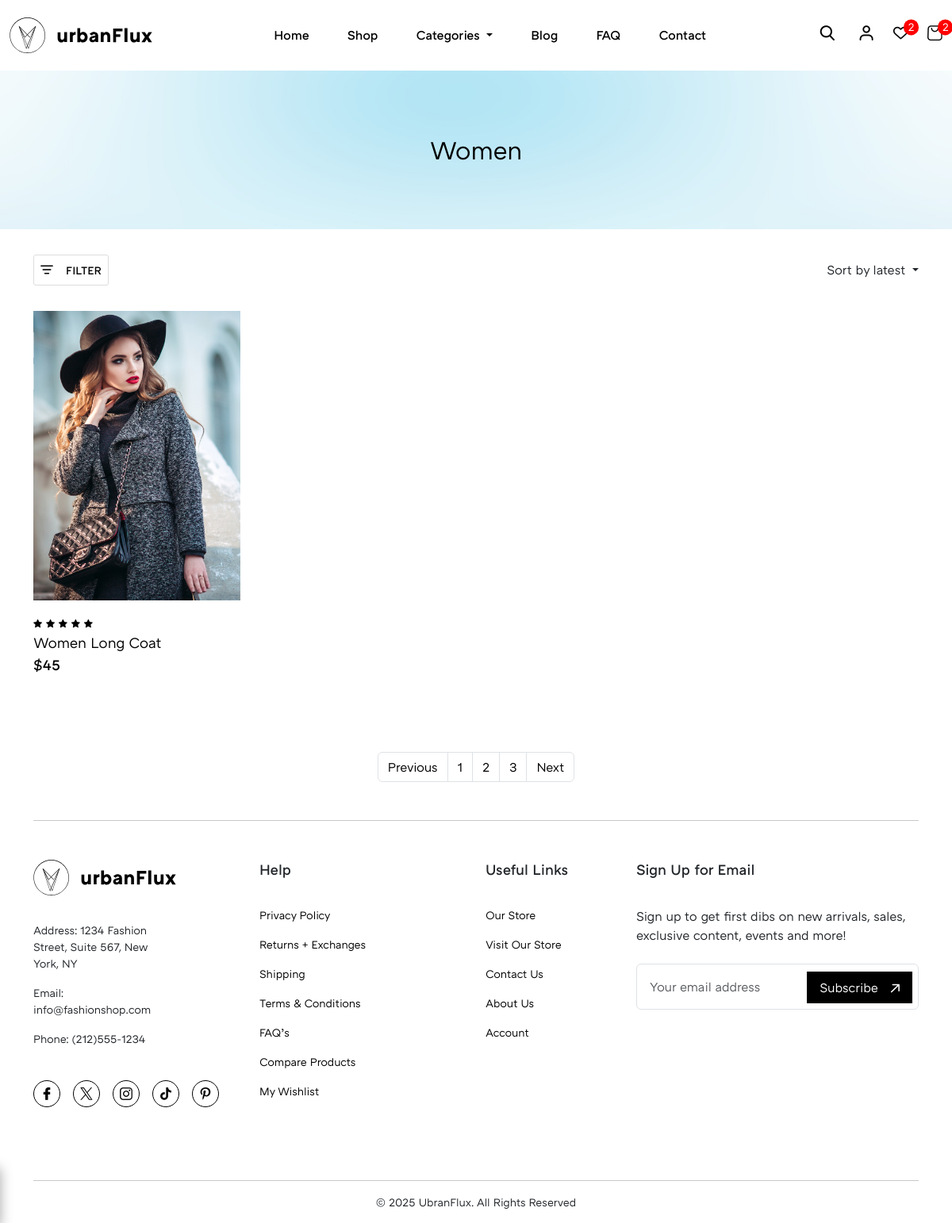
The page /category/9 on the database as committed earlier.
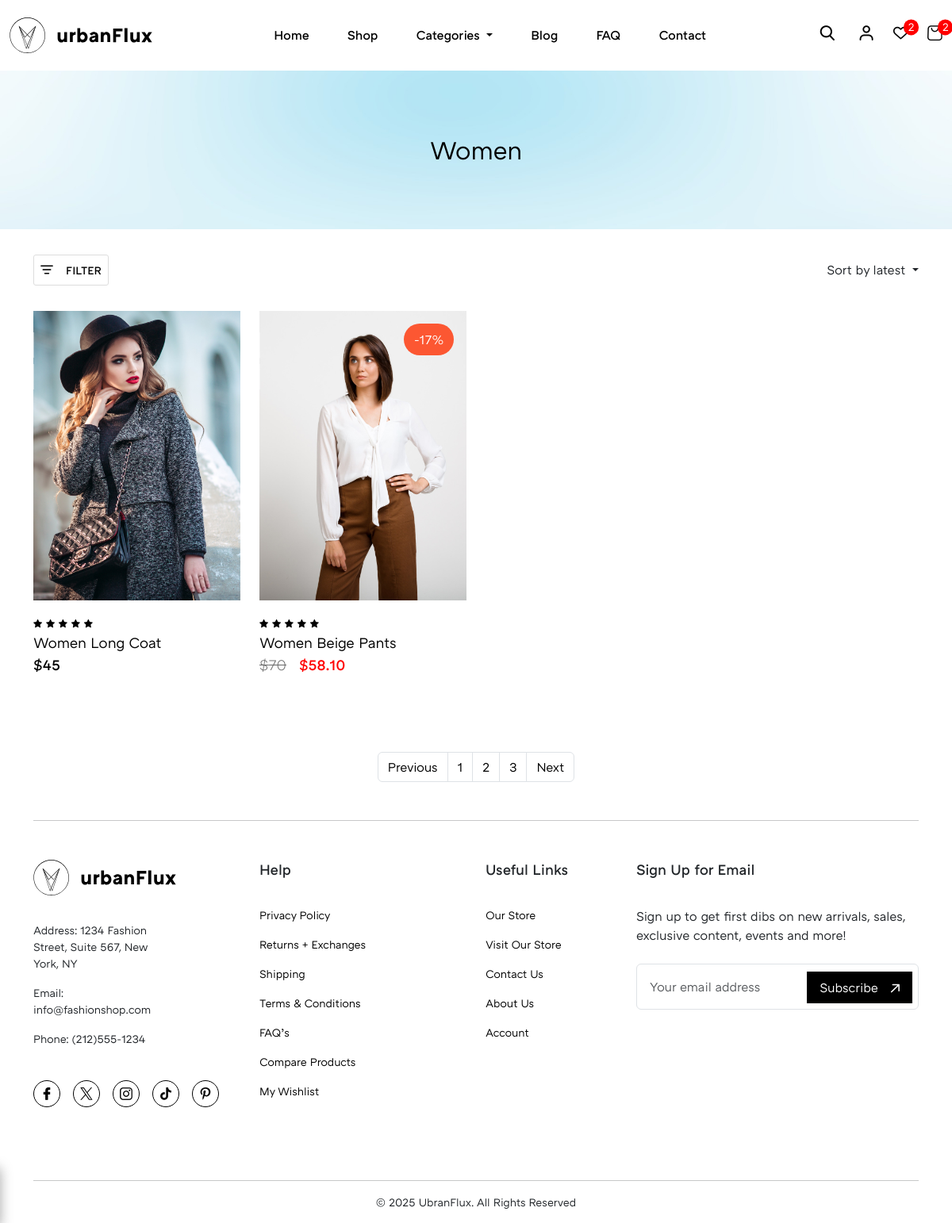
The same page on the database as committed later.
### Site_Settings/models.py (models this page shows)
class Site_Settings(models.Model):
    estimated_delivery = models.TextField(max_length= 200, null=True)
    return_time = models.TextField(max_length= 200 , null=True)
    site_logo = models.FileField(upload_to='site_logo', validators=[validate_logo])
    theme_hero_section = models.ImageField(upload_to= 'theme_hero_section')
    tax_rate = models.IntegerField()
    product_policies = models.TextField(max_length=400)
    class Meta:
        verbose_name = ''
        verbose_name_plural = 'Site Settings'

### Category/models.py (models this page shows, shortened)
class Category(models.Model):
    category_name = models.CharField(max_length=255, unique=True)
    cat_image = models.ImageField(upload_to= 'Categories', null=True, blank=True)
    slug =models.SlugField(max_length=100, unique=True)
    TYPE_CHOICES = [
        ('FORMAL', 'Formal'),
        ('LUXURY', 'Luxury'),
    ]
    type = models.CharField(max_length=20, choices=TYPE_CHOICES, null=True, blank=True)
    type_description = models.CharField(max_length=100, null=True, blank=True)
    type_button = models.CharField(max_length=20, null=True, blank=True)
    class Meta:
        verbose_name= ''
        verbose_name_plural = 'Categories'

### Store/models.py (models this page shows, shortened)
class Store(models.Model):
    product_name = models.CharField(max_length=100)
    price = models.IntegerField(null=True)
    product_type = models.CharField(max_length=15, blank=True)
    description = models.TextField(max_length=500)
    Color_1 = models.CharField(max_length=20 , null=True)
    Color_2 = models.CharField(max_length=20, null=True , blank=True)
    Color_3 = models.CharField(max_length=20, null=True , blank=True)
    Feature_1 = models.CharField(max_length=50)
    Feature_2 = models.CharField(max_length=50, null=True , blank=True)
    Feature_3 = models.CharField(max_length=50, null=True , blank=True)
    Size_1 = models.CharField(max_length=20 , null=True)
    Size_2 = models.CharField(max_length=20, null=True , blank=True)
    Size_3 = models.CharField(max_length=20, null=True , blank=True)
    Materials_Care_1 = models.CharField(max_length=50, null=True)
    Materials_Care_2 = models.CharField(max_length=50, null=True , blank=True)
    Materials_Care_3 = models.CharField(max_length=50, null=True , blank=True)
    stock = models.IntegerField()
    sale = models.IntegerField(null=True, blank=True)
    is_available = models.BooleanField(default = True)
    slug =models.SlugField(max_length=100, unique=True)
    Image = models.ImageField(upload_to='Products')
    product_image_1 = models.ImageField(upload_to='Products')
    product_image_2 = models.ImageField(upload_to='Products')
    product_image_3 = models.ImageField(upload_to='Products')
    category = models.ForeignKey(Category, on_delete=models.CASCADE)
    class Meta():
        verbose_name = ''
        verbose_name_plural = 'Product'

### urbax_Flux/views.py (the view)
# urls.py: path('category/', views.product_category, name='category'),
def product_category(request, category):
    categories =  Category.objects.all()
    category_obj = get_object_or_404(Category, id=category)
    product_by_cat = Store.objects.filter( category_id=category)
    site_settings = Site_Settings.objects.all()
    Data = {
        "site_settings_data": site_settings,
        "categories_data": categories,
        "cat_obj" : category_obj,
        "product_by_cat_data" : product_by_cat
    }
    return render(request, 'category.html' , Data)

### Store/templatetags/custom_tags.py (called while the page is built)
@register.simple_tag
def calculate_discount_price(price, sale):
    try:
        price = float(price)  # Convert price to float
        sale = float(sale)    # Convert sale to float
        if price is not None and sale is not None:
            discounted_price = price * (1 - sale / 100)  # Calculate discounted price
            return floatformat(discounted_price, 2)
    except (ValueError, TypeError):
        pass  # If conversion fails, return the original price
    return price  # If there's no sale or conversion fails, return the original price

### templates/category.html (shortened to what this page needs)
{% load custom_tags %}
{% include 'header.html' %}
<main class="main-content">
    <section class="theme-hero-section">
        <figure>
            {% for theme in site_settings_data %}
            <img src="{{theme.theme_hero_section.url}}" alt="">
            {% endfor %}
            <figcaption>
                <h4 class="main-heading-font-medium">{{cat_obj.category_name}}</h4>
            </figcaption>
        </figure>
    </section>
    <div class="theme-filters-container">
        <div class="container">
            <div class="theme-filters-container-inner align-center-bet">
                <button class="align-center theme-filter-button light-border" id="filter_button"><i
                        class="filter-close icon-filter-icon"></i><small>FILTER</small></button>
                <div class="nav-item dropdown">
                    <a class="nav-link dropdown-toggle" href="#" id="navbarDropdown" role="button"
                        data-bs-toggle="dropdown" aria-expanded="false">
                        Sort by latest
                    </a>
                </div>
            </div>
        </div>
    </div>
    <section class="theme-product-cards">
        <div class="container">
            <div class="theme-product-cards-inner">
                <div class="row">
                    {% for c in product_by_cat_data %}
                    <div class="col-md-6 col-lg-4 col-xl-3">
                        <div class="product-cards">
                            <a href="{% url 'product-detail' c.id %}">
                                <figure>
                                    <img loading="lazy" src="{{c.Image.url}}" alt="">
                                    <figcaption {% if c.category.type == 'LUXURY' %} class="class-prod luxury-prod" {% elif c.category.type == 'FORMAL' %} class="class-prod formal-prod" {% else %}{% endif %}>
                                        {% if c.sale %}
                                        <span class="sale-off">-{{c.sale}}%</span>
                                        {% else %}
                                        <span class="d_none"></span>
                                        {% endif %}
                                    </figcaption>
                                </figure>
                            </a>
                            <div class="info">
                                <span><i class="icon-rating"></i></span>
                                <span><i class="icon-rating"></i></span>
                                <span><i class="icon-rating"></i></span>
                                <span><i class="icon-rating"></i></span>
                                <span><i class="icon-rating"></i></span>
                                <a href="{% url 'product-detail' c.id %}"
                                    class="product-carousel-anchor">{{c.product_name}}</a>
                                    {% if c.sale >= 1 %}
                                        <small class="before-price">${{c.price}}</small><span><small  class="red_color px-3  ">${% calculate_discount_price c.price c.sale %}</small></span>
                                        {% else %}
                                      <small  class="{% if c.category.type == 'LUXURY' %} luxury_color {% else %}{% endif %}">${{c.price}}</small>
                                      {% endif %}
                            </div>
                        </div>
                    </div>
                    {% endfor %}
                </div>
            </div>
            <div class="pagination just-center my-5">
                <nav aria-label="Page navigation example">
                    <ul class="pagination">
                        <li class="page-item"><a class="page-link" href="#">Previous</a></li>
                        <li class="page-item"><a class="page-link" href="#">1</a></li>
                        <li class="page-item"><a class="page-link" href="#">2</a></li>
                        <li class="page-item"><a class="page-link" href="#">3</a></li>
                        <li class="page-item"><a class="page-link" href="#">Next</a></li>
                    </ul>
                </nav>
            </div>
        </div>
    </section>
</main>
{% include 'footer.html' %}

### templates/header.html (shortened to what this page needs)
{% load static %}
<!DOCTYPE html>
<html lang="en">
<head>
  <link rel="stylesheet" href="{% static 'assets/libs/swiper.css' %}">
  <link rel="stylesheet" href=" {% static 'assets/css/main.css' %}">
</head>
<body>
  <div class="site-wrapper">
    <header class="header">
      <nav class="navbar navbar-expand-lg main-navbar">
        <div class="container container-lg">
          {% for logo in site_settings_data %}
          <a class="navbar-brand" href="#">
            <img src="{{logo.site_logo.url}}" class="site-logo" alt="">
          </a>
          {% endfor %}
          <div class="collapse navbar-collapse" id="navbarSupportedContent">
            <ul class="navbar-nav me-auto mb-2 mb-lg-0">
              <li class="nav-item  nav-bar-links">
                <a class="nav-link active" aria-current="page" href="{% url 'home' %}">Home</a>
              </li>
              <li class="nav-item nav-bar-links">
                <a class="nav-link" href="{% url 'shop' %}">Shop</a>
              </li>
              <li class="nav-item dropdown nav-bar-links">
                <a class="nav-link dropdown-toggle" href="#" id="navbarDropdown" role="button" data-bs-toggle="dropdown"
                  aria-expanded="false">
                  Categories
                </a>
              </li>
              <li class="nav-item nav-bar-links">
                <a class="nav-link" href="#">Blog</a>
              </li>
              <li class="nav-item nav-bar-links">
                <a class="nav-link" href="#">FAQ</a>
              </li>
              <li class="nav-item nav-bar-links">
                <a class="nav-link" href="#">Contact</a>
              </li>
            </ul>
            <ul class="nav-right-links align-center">
                <li>
                  <button class="lg-hide links-hover" id="search-btn"><i  class="icon-search"></i></button>
                </li>
              <li><a href="{% url 'login' %}" class="links-hover lg-hide"><i class="icon-login"></i></a></li>
              <li><a href="{% url 'wishlist' %}" class="links-hover lg-hide count"><i class="icon-favourite"></i><span><small>2</small></span></a></li>
              <li><a href="{% url 'Shopping-cart' %}" class="links-hover lg-hide count"><i class="icon-cart"></i><span><small>2</small></span></a></li>
            </ul>
          </div>
        </div>
      </nav>
    </header>

### templates/footer.html (shortened to what this page needs)
{% load static %}
<footer class="footer">
    <div class="container">
      <hr class="my-5">
      <div class="footer-inner">
        <div class="row">
          <div class="col-md-12 col-lg-6 col-xl-2">
            <div class="col-inner">
              {% for logo in site_settings_data %}
              <img loading="lazy" src="{{logo.site_logo.url}}" class="site-logo" alt="">
              {% endfor %}
              <ul class="mb-5">
                <li>
                  <small>Address: 1234 Fashion Street, Suite 567,
                    New York, NY</small>
                </li>
                <li>
                  <small>Email: info@fashionshop.com</small>
                </li>
                <li>
                  <small>Phone: (212)555-1234</small>
                </li>
              </ul>
              <ul class="footer-social-media-icons">
                <li><a href=""><i class="icon-facebook"></i></a></li>
                <li><a href=""><i class="icon-twitter"></i></a></li>
                <li><a href=""><i class="icon-instagram"></i></a></li>
                <li><a href=""><i class="icon-tiktok"></i></a></li>
                <li><a href=""><i class="icon-pinterest"></i></a></li>
              </ul>
            </div>
          </div>
          <div class="col-md-12 col-lg-6 col-xl-2 offset-xl-1">
            <div class="col-inner">
              <strong class="col-title">Help</strong>
              <ul>
                <li><a href=""><small>Privacy Policy</small></a></li>
                <li><a href=""><small>Returns + Exchanges</small></a></li>
                <li><a href=""><small>Shipping</small></a></li>
                <li><a href=""><small>Terms & Conditions</small></a></li>
                <li><a href=""><small>FAQ’s</small></a></li>
                <li><a href=""><small>Compare Products</small></a></li>
                <li><a href=""><small>My Wishlist</small></a></li>
              </ul>
            </div>
          </div>
          <div class="col-md-12 col-lg-6 col-xl-2 offset-xl-1">
            <div class="col-inner">
              <strong class="col-title">Useful Links</strong>
              <ul>
                <li><a href=""><small>Our Store</small></a></li>
                <li><a href=""><small>Visit Our Store</small></a></li>
                <li><a href=""><small>Contact Us</small></a></li>
                <li><a href=""><small>About Us</small></a></li>
                <li><a href=""><small>Account</small></a></li>
              </ul>
            </div>
          </div>
          <div class="col-md-12 col-lg-6 col-xl-4">
            <div class="col-inner">
              <strong class="col-title">Sign Up for Email</strong>
              <p class="mb-4">Sign up to get first dibs on new arrivals, sales, exclusive content, events and more!</p>
              <form class="row g-3">
                <div class="col-md-12 news-letter-input">
                  <input type="email" class="form-control" placeholder="Your email address" id="inputEmail4">
                  <button type="submit" class="news-letter-subscribe subscribe-button">Subscribe<i class="icon-theme-link link-arrow"></i></button>
                </div>
              </form>
            </div>
          </div>
        </div>
      </div>
      <hr class="mt-5">
      <div class="copyright mb-3 just-center">
          <small>&copy 2025 UbranFlux. All Rights Reserved</small>
      </div>
    </div>
  </footer>
</div>
</body>
</html>

Rows that differ between the two databases and show on the page:
added Store: Image (picture), sale "17", product_name "Women Beige Pants", price "70", price+sale "58.10"
